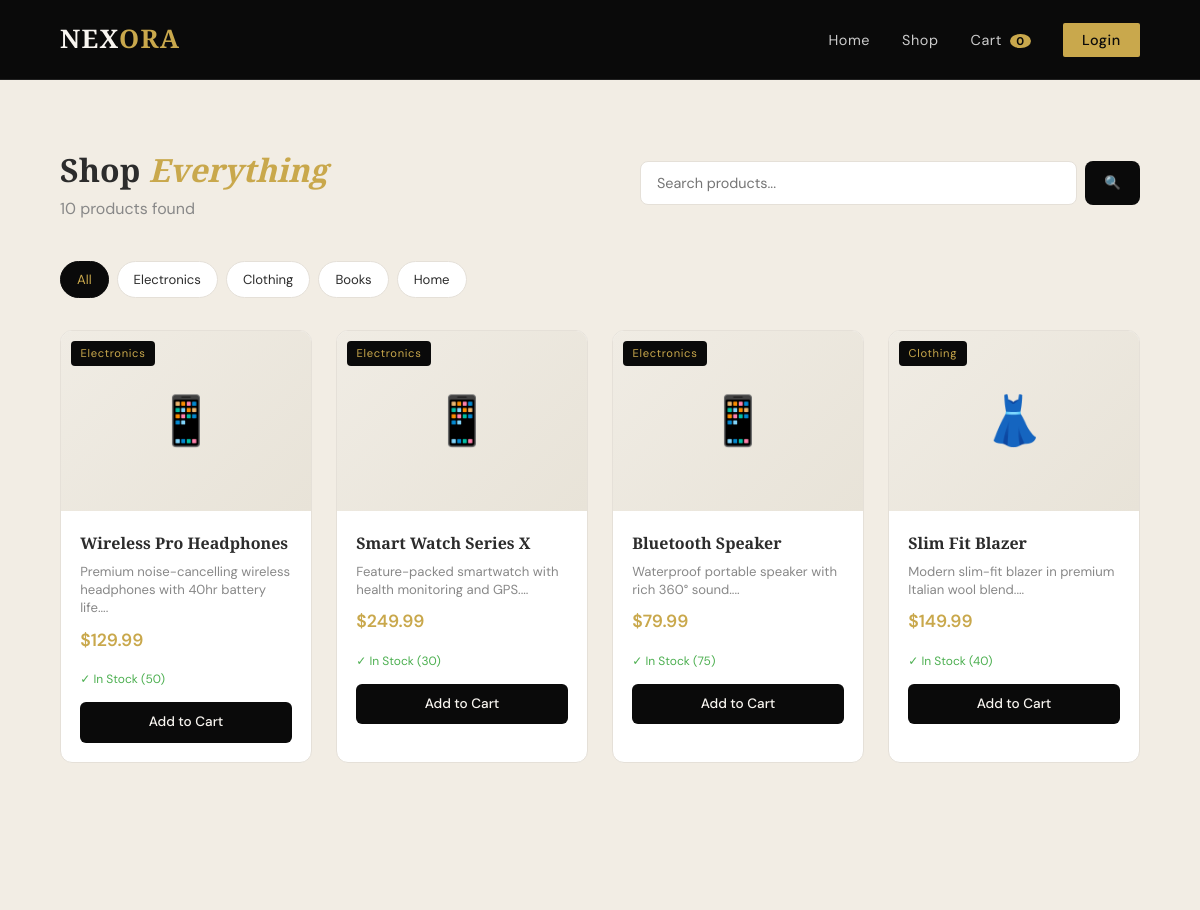
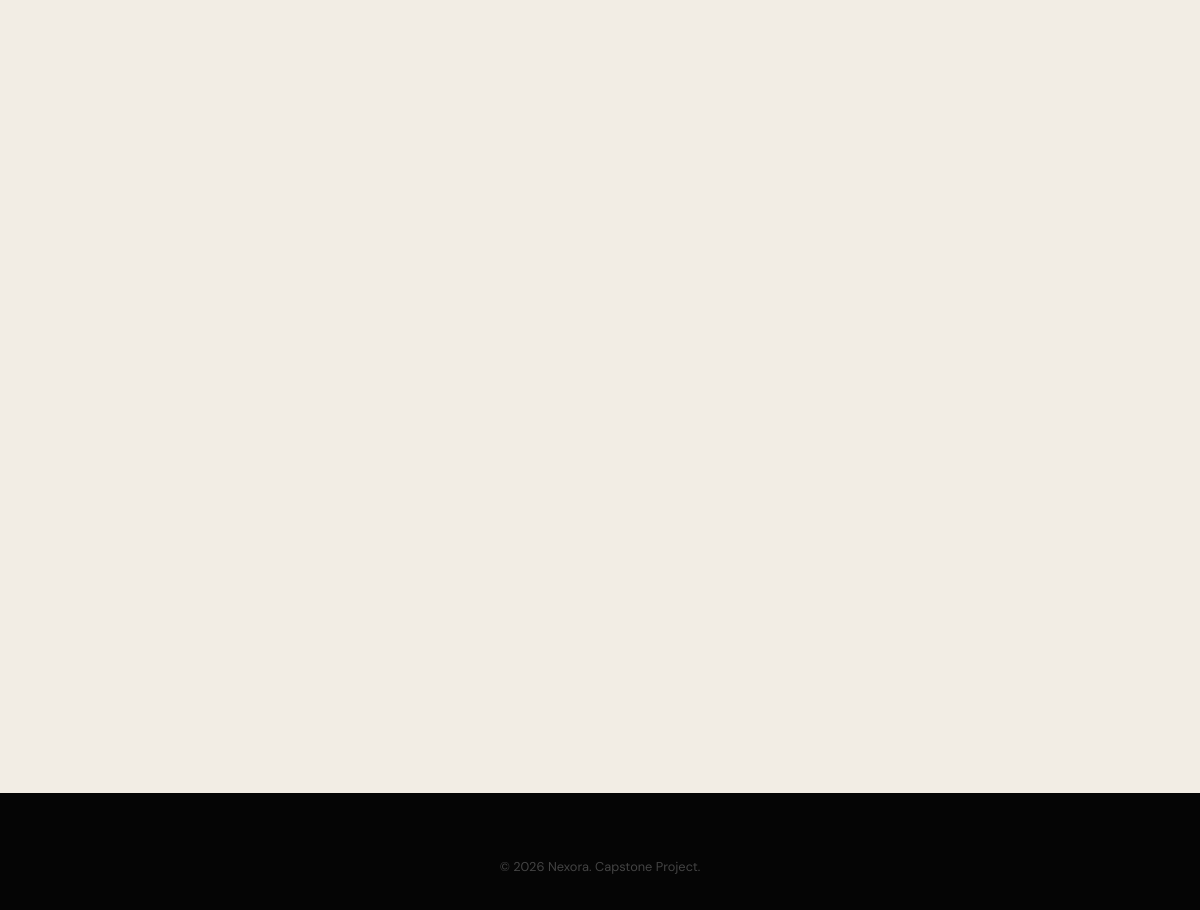
The app's page /pages/catalog.php with its own data (2 pictures, top to bottom).
### tables this page shows
CREATE TABLE IF NOT EXISTS products (
    id INT AUTO_INCREMENT PRIMARY KEY,
    name VARCHAR(200) NOT NULL,
    description TEXT,
    price DECIMAL(10,2) NOT NULL,
    stock INT DEFAULT 0,
    category VARCHAR(100),
    image VARCHAR(255),
    created_at TIMESTAMP DEFAULT CURRENT_TIMESTAMP
);

### pages/catalog.php (the view, shortened to what this page needs)
<?php
require_once '../php/db.php';
$category = $_GET['category'] ?? '';
$search   = $_GET['search'] ?? '';
$sql    = "SELECT * FROM products WHERE 1=1";
$params = [];
$sql .= " ORDER BY created_at DESC";
$stmt = $pdo->prepare($sql);
$stmt->execute($params);
$products = $stmt->fetchAll();
$categories = ['All','Electronics','Clothing','Books','Home'];
?>
<!DOCTYPE html>
<html lang="en">
<head>
  <link rel="stylesheet" href="../css/style.css">
</head>
<body>
<nav class="navbar">
  <a href="../index.php" class="logo">NEX<span>ORA</span></a>
  <ul class="nav-links">
    <li><a href="../index.php">Home</a></li>
    <li><a href="catalog.php">Shop</a></li>
    <li><a href="cart.php">Cart <span class="cart-count"><?php echo isset($_SESSION['cart']) ? array_sum(array_column($_SESSION['cart'],'qty')) : 0; ?></span></a></li>
    <?php if(isset($_SESSION['user'])): ?>
      <?php if($_SESSION['user']['role']==='admin'): ?><li><a href="admin.php">Admin</a></li><?php endif; ?>
      <li><a href="orders.php">Orders</a></li>
      <li><a href="../php/logout.php" class="btn-nav">Logout</a></li>
    <?php else: ?>
      <li><a href="login.php" class="btn-nav">Login</a></li>
    <?php endif; ?>
  </ul>
</nav>
<div class="shop-page">
  <div class="shop-header">
    <div>
      <h1 style="font-family:'Playfair Display',serif;font-size:2rem;">Shop <em style="color:var(--gold)">Everything</em></h1>
      <p style="color:var(--muted);"><?php echo count($products); ?> products found</p>
    </div>
    <form method="GET" class="search-bar">
      <input type="text" name="search" placeholder="Search products..." value="<?php echo htmlspecialchars($search); ?>">
      <button type="submit">🔍</button>
    </form>
  </div>
  <div class="filter-tabs" style="margin-bottom:2rem;">
    <a href="catalog.php" class="filter-tab <?php echo !$category ? 'active' : ''; ?>">All</a>
    <?php foreach(array_slice($categories,1) as $cat): ?>
      <a href="catalog.php?category=<?php echo strtolower($cat); ?>" class="filter-tab <?php echo strtolower($category)===strtolower($cat)?'active':''; ?>">
        <?php echo $cat; ?>
      </a>
    <?php endforeach; ?>
  </div>
  <?php if(empty($products)): ?>
    <div style="text-align:center;padding:5rem;color:var(--muted)">
      <p style="font-size:3rem;">🔍</p>
      <h3 style="font-family:'Playfair Display',serif;">No products found</h3>
      <p>Try a different search or category.</p>
      <a href="catalog.php" class="btn-primary" style="margin-top:1.5rem;display:inline-block;">Clear Filters</a>
    </div>
  <?php else: ?>
  <div class="products-grid">
    <?php foreach($products as $p): ?>
    <div class="product-card">
      <div class="product-img">
        <?php if(!empty($p['image'])): ?>
          <img src="<?php echo htmlspecialchars($p['image']); ?>" alt="<?php echo htmlspecialchars($p['name']); ?>">
        <?php else: ?>
          <span class="prod-icon"><?php
            $icons = ['Electronics'=>'📱','Clothing'=>'👗','Books'=>'📚','Home'=>'🏠'];
            echo $icons[$p['category']] ?? '🛒';
          ?></span>
        <?php endif; ?>
        <span class="badge"><?php echo htmlspecialchars($p['category']); ?></span>
      </div>
      <div class="product-info">
        <h4><?php echo htmlspecialchars($p['name']); ?></h4>
        <p style="color:var(--muted);font-size:0.82rem;margin-bottom:0.5rem;line-height:1.4;">
          <?php echo htmlspecialchars(substr($p['description'],0,80)); ?>...
        </p>
        <p class="price">$<?php echo number_format($p['price'],2); ?></p>
        <p style="font-size:0.75rem;color:<?php echo $p['stock']>0?'#4CAF50':'#e44'; ?>;margin-bottom:0.8rem;">
          <?php echo $p['stock']>0 ? '✓ In Stock ('.$p['stock'].')' : '✗ Out of Stock'; ?>
        </p>
        <?php if($p['stock']>0): ?>
          <a href="../php/add_to_cart.php?id=<?php echo $p['id']; ?>&return=catalog" class="btn-add">Add to Cart</a>
        <?php else: ?>
          <button class="btn-add" disabled style="opacity:0.5;cursor:not-allowed;">Out of Stock</button>
        <?php endif; ?>
      </div>
    </div>
    <?php endforeach; ?>
  </div>
  <?php endif; ?>
</div>
<footer class="footer">
  <div class="footer-bottom"><p>&copy; 2026 Nexora. Capstone Project.</p></div>
</footer>
</body>
</html>

### css/style.css (style rules this page uses)
:root { --black: #0a0a0a; --white: #f8f5f0; --cream: #f2ede4; --gold: #c9a84c; --gold-light: #e8c96e; --dark: #1a1a1a; --mid: #3a3a3a; --text: #2c2c2c; --muted: #888; --card-bg: #ffffff; --border: #e5e0d8; }
*, *::before, *::after { box-sizing: border-box; margin: 0; padding: 0; }
html { scroll-behavior: smooth; }
body { font-family: 'DM Sans', sans-serif; background: var(--cream); color: var(--text); line-height: 1.6; }
.navbar { display: flex; align-items: center; justify-content: space-between; padding: 1.2rem 5%; background: var(--black); position: sticky; top: 0; z-index: 1000; border-bottom: 1px solid #222; }
.logo { font-family: 'Playfair Display', serif; font-size: 1.6rem; font-weight: 900; color: var(--white); text-decoration: none; letter-spacing: 0.05em; }
.logo span { color: var(--gold); }
.nav-links { list-style: none; display: flex; gap: 2rem; align-items: center; }
.nav-links a { color: #ccc; text-decoration: none; font-size: 0.9rem; font-weight: 400; letter-spacing: 0.04em; transition: color 0.2s; }
.btn-nav { background: var(--gold) !important; color: var(--black) !important; padding: 0.5rem 1.2rem; border-radius: 2px; font-weight: 500 !important; }
.cart-count { background: var(--gold); color: var(--black); border-radius: 50%; padding: 0 6px; font-size: 0.7rem; font-weight: 700; margin-left: 4px; }
.products-grid { display: grid; grid-template-columns: repeat(4, 1fr); gap: 1.5rem; }
.product-card { background: var(--card-bg); border: 1px solid var(--border); border-radius: 12px; overflow: hidden; transition: transform 0.25s, box-shadow 0.25s; }
.product-img { height: 180px; background: linear-gradient(135deg, #f0ece4, #e8e3d8); display: flex; align-items: center; justify-content: center; position: relative; }
.prod-icon { font-size: 3rem; }
.badge { position: absolute; top: 10px; left: 10px; background: var(--black); color: var(--gold); padding: 0.2rem 0.6rem; border-radius: 4px; font-size: 0.7rem; letter-spacing: 0.06em; }
.product-info { padding: 1.2rem; }
.product-info h4 { font-family: 'Playfair Display', serif; font-size: 1rem; margin-bottom: 0.4rem; }
.price { color: var(--gold); font-weight: 600; font-size: 1.1rem; margin-bottom: 1rem; }
.btn-add { display: block; text-align: center; background: var(--black); color: var(--white); padding: 0.6rem; border-radius: 6px; text-decoration: none; font-size: 0.85rem; font-weight: 500; transition: background 0.2s; }
.footer { background: #050505; padding: 4rem 5% 2rem; }
.footer-bottom { text-align: center; color: #444; font-size: 0.8rem; }
.shop-page { padding: 4rem 5%; }
.shop-header { margin-bottom: 2.5rem; display: flex; align-items: center; justify-content: space-between; flex-wrap: wrap; gap: 1rem; }
.search-bar { display: flex; gap: 0.5rem; flex: 1; max-width: 500px; }
.search-bar input { flex: 1; padding: 0.75rem 1rem; border: 1px solid var(--border); border-radius: 8px; font-family: 'DM Sans', sans-serif; font-size: 0.9rem; background: var(--card-bg); outline: none; }
.search-bar button { background: var(--black); color: white; border: none; padding: 0.75rem 1.2rem; border-radius: 8px; cursor: pointer; transition: background 0.2s; }
.filter-tabs { display: flex; gap: 0.5rem; flex-wrap: wrap; }
.filter-tab { padding: 0.45rem 1rem; border-radius: 20px; border: 1px solid var(--border); background: white; font-size: 0.82rem; cursor: pointer; text-decoration: none; color: var(--text); transition: all 0.2s; }
.filter-tab:hover, .filter-tab.active { background: var(--black); color: var(--gold); border-color: var(--black); }

### records on screen
products: category "📱", category "Electronics", name "Wireless Pro Headphones", description "Premium noise-cancelling wireless headphones with 40hr battery life.", price "129.99", stock "50"
products: category "📱", category "Electronics", name "Smart Watch Series X", description "Feature-packed smartwatch with health monitoring and GPS.", price "249.99", stock "30"
products: category "📱", category "Electronics", name "Bluetooth Speaker", description "Waterproof portable speaker with rich 360° sound.", price "79.99", stock "75"
products: category "👗", category "Clothing", name "Slim Fit Blazer", description "Modern slim-fit blazer in premium Italian wool blend.", price "149.99", stock "40"

### other values on screen
count($products) "10"
$cat "Electronics"
$cat "Clothing"
$cat "Books"
$cat "Home"
